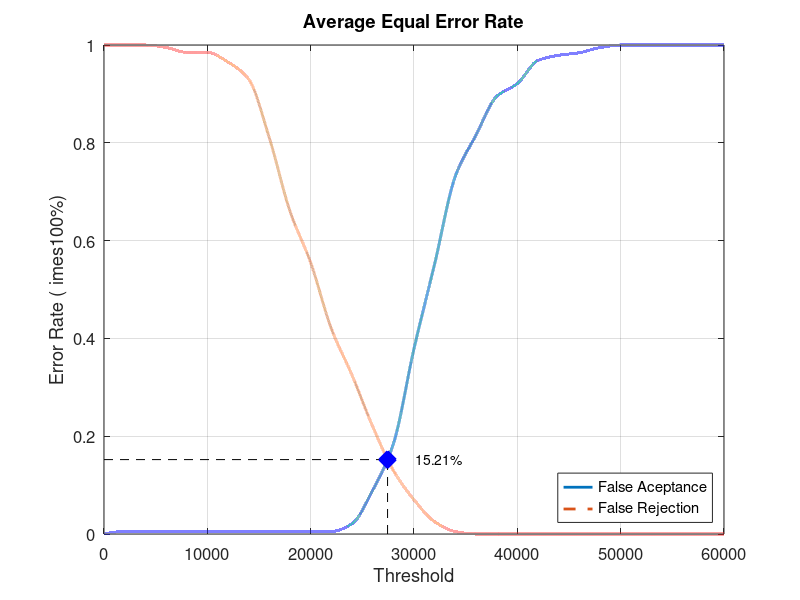
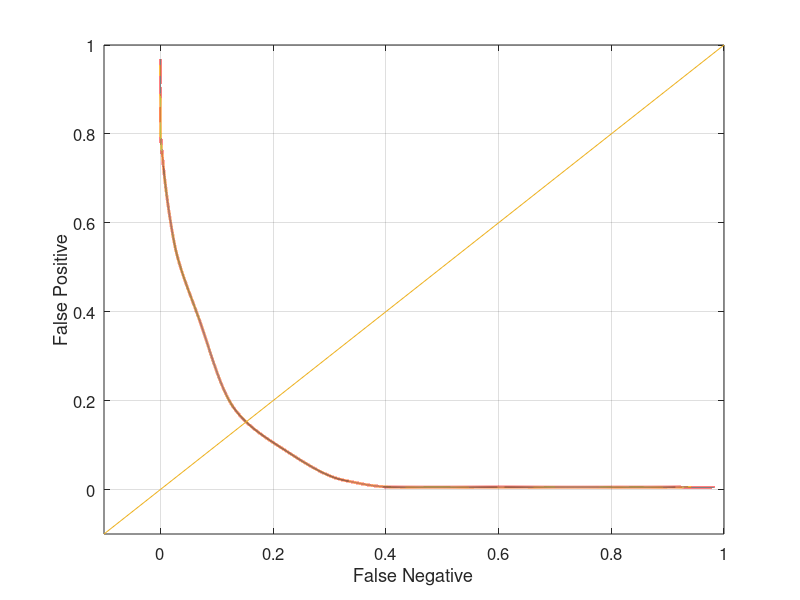

These charts were generated, in order, by the following MATLAB code:
close all;
clear;
clc;
x = 0:2000:60000;
xq = 0:0.5:60000;

y0 = [0 0.00526316 0.00526316 0.00526316 0.00526316 0.00526316 0.00526316 0.00526316 0.00526316 0.00526316 0.00526316 0.00526316 0.0210526 0.0894737 0.184211 0.378947 0.552632 0.731579 0.815789 0.894737 0.921053 0.968421 0.978947 0.984211 0.994737 1 1 1 1 1 1]
yy0 = interp1(x, y0, xq, 'pchip');
y1 = [1 1 1 0.995 0.985 0.985 0.965 0.93 0.81 0.66 0.555 0.42 0.325 0.22 0.13 0.07 0.025 0.005 0 0 0 0 0 0 0 0 0 0 0 0 0]
yy1 = interp1(x, y1, xq, 'pchip');

% Calculating EER: 
y2 = abs(y0 - y1);
find(y2 == min(y2))
yy2 = abs(yy0 - yy1);
xEER = find(yy2 == min(yy2));
xEERIndex = xq(xEER) % X-axis EER
yEER = yy0(xEER) % Y-axis EER

main = figure
plot(xq, yy0,'-','LineWidth', 2);	hold on
plot(xq, yy1,'--','LineWidth', 2);	hold on
plot([xEERIndex xEERIndex], [0 yEER], 'k--');	hold on
plot([0 xEERIndex], [yEER yEER], 'k--');	hold on
plot(xEERIndex, yEER, 'bx', 'LineWidth', 10);	hold on
text(xEERIndex + 10 * xEERIndex / 100, yEER, [num2str(round((10000 * yEER)) / 100) '%'])
legend('False Aceptance', 'False Rejection', 'Location', 'SouthEast')
xlabel('Threshold')
ylabel('Error Rate (	imes100%)')
title('Average Equal Error Rate')
set(gca, 'FontSize', 12)
axis([0 60000 0 1])
grid on

print(main, 'Database4_4Main', '-dpng');
FNRxFPR = figure('Color', [1 1 1]);
plot(yy1, yy0, '-', yy1, yy0, 'LineWidth', 2);
hold on
y = -0.1:0.1:1
plot(y, y); 
set(gca, 'FontSize', 12)
xlabel('False Negative')
ylabel('False Positive')
axis([-0.1 1 -0.1 1])
set(gca, 'FontSize', 12)
grid on

print(FNRxFPR, 'Database4_4FNRxFPR','-dpng');
